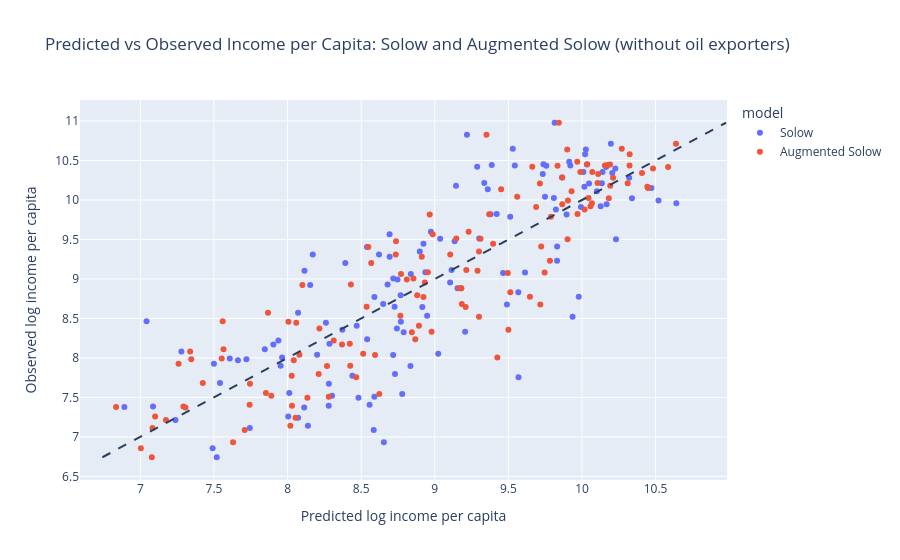

Here is the notebook cell this chart was saved with:
### Code cell
df_aug_nonoil["pred_solow"] = models[("Without oil exporters", "Solow")][0].fittedvalues
df_aug_nonoil["pred_augmented"] = models[("Without oil exporters", "Augmented")][0].fittedvalues

plot_df = pd.concat([
    df_aug_nonoil[["Country", "log_y", "pred_solow"]].rename(columns={"pred_solow": "log_y_pred"}).assign(model="Solow"),
    df_aug_nonoil[["Country", "log_y", "pred_augmented"]].rename(columns={"pred_augmented": "log_y_pred"}).assign(model="Augmented Solow"),
])

fig = px.scatter(
    plot_df,
    x="log_y_pred",
    y="log_y",
    color="model",
    hover_name="Country",
    title="Predicted vs Observed Income per Capita: Solow and Augmented Solow (without oil exporters)",
    labels={"log_y_pred": "Predicted log income per capita", "log_y": "Observed log income per capita"}
)
lo, hi = plot_df[["log_y", "log_y_pred"]].min().min(), plot_df[["log_y", "log_y_pred"]].max().max()
fig.add_shape(type="line", x0=lo, y0=lo, x1=hi, y1=hi, line=dict(dash="dash"))
fig.show()

### Figure 1 — Plotly figure (JSON) as saved in the notebook; plotly's stock layout.template omitted (floating-point values rounded to 4 significant figures; data arrays with more than 128 entries replaced by an {"elided": "..."} marker saying what was removed)
{"data": [{"hovertemplate": "<b>%{hovertext}</b><br><br>model=Solow<br>Predicted log income per capita=%{x}<br>Observed log income per capita=%{y}<extra></extra>", "hovertext": {"elided": "130 str values"}, "legendgroup": "Solow", "marker": {"color": "#636efa", "symbol": "circle"}, "mode": "markers", "name": "Solow", "orientation": "v", "showlegend": true, "type": "scatter", "x": {"elided": "130 float values"}, "xaxis": "x", "y": {"elided": "130 float values"}, "yaxis": "y"}, {"hovertemplate": "<b>%{hovertext}</b><br><br>model=Augmented Solow<br>Predicted log income per capita=%{x}<br>Observed log income per capita=%{y}<extra></extra>", "hovertext": {"elided": "130 str values"}, "legendgroup": "Augmented Solow", "marker": {"color": "#EF553B", "symbol": "circle"}, "mode": "markers", "name": "Augmented Solow", "orientation": "v", "showlegend": true, "type": "scatter", "x": {"elided": "130 float values"}, "xaxis": "x", "y": {"elided": "130 float values"}, "yaxis": "y"}], "layout": {"legend": {"title": {"text": "model"}, "tracegroupgap": 0}, "shapes": [{"line": {"dash": "dash"}, "type": "line", "x0": 6.742, "x1": 10.98, "y0": 6.742, "y1": 10.98}], "title": {"text": "Predicted vs Observed Income per Capita: Solow and Augmented Solow (without oil exporters)"}, "xaxis": {"anchor": "y", "domain": [0.0, 1.0], "title": {"text": "Predicted log income per capita"}}, "yaxis": {"anchor": "x", "domain": [0.0, 1.0], "title": {"text": "Observed log income per capita"}}}}
